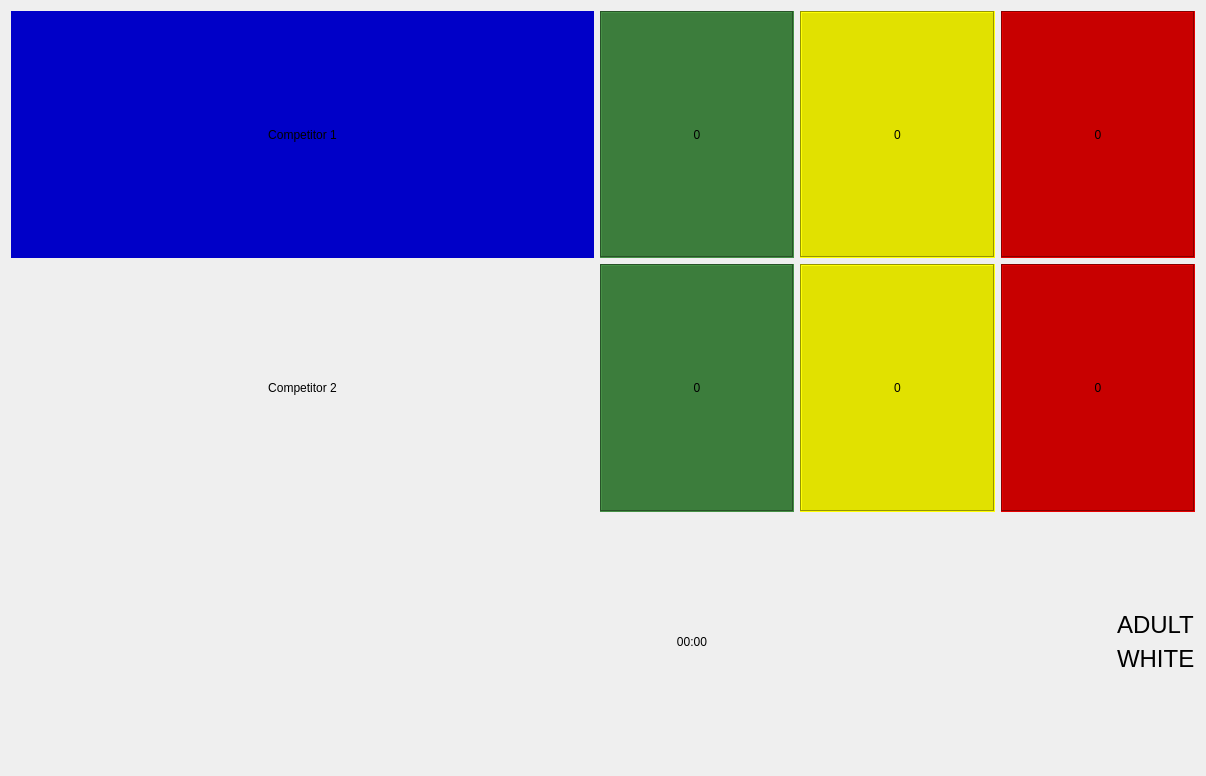
<?xml version="1.0" encoding="UTF-8"?>
<ui version="4.0">
 <class>Scoreboard</class>
 <widget class="QWidget" name="Scoreboard">
  <property name="geometry">
   <rect>
    <x>0</x>
    <y>0</y>
    <width>1206</width>
    <height>776</height>
   </rect>
  </property>
  <property name="minimumSize">
   <size>
    <width>1035</width>
    <height>773</height>
   </size>
  </property>
  <property name="windowTitle">
   <string>Openroll</string>
  </property>
  <property name="windowIcon">
   <iconset resource="resources.qrc">
    <normaloff>:/icons/icon</normaloff>:/icons/icon</iconset>
  </property>
  <layout class="QVBoxLayout" name="main_vlayout">
   <item>
    <layout class="QHBoxLayout" name="comp1_layout">
     <item>
      <widget class="QLabel" name="comp1_name">
       <property name="sizePolicy">
        <sizepolicy hsizetype="Expanding" vsizetype="Expanding">
         <horstretch>3</horstretch>
         <verstretch>1</verstretch>
        </sizepolicy>
       </property>
       <property name="styleSheet">
        <string notr="true">font: 36pt 'Arial';
background-color: rgb(0, 0, 200);
color: 'white';</string>
       </property>
       <property name="text">
        <string>Competitor 1</string>
       </property>
       <property name="alignment">
        <set>Qt::AlignCenter</set>
       </property>
      </widget>
     </item>
     <item>
      <widget class="QLabel" name="comp1_points">
       <property name="sizePolicy">
        <sizepolicy hsizetype="Expanding" vsizetype="Expanding">
         <horstretch>1</horstretch>
         <verstretch>1</verstretch>
        </sizepolicy>
       </property>
       <property name="autoFillBackground">
        <bool>false</bool>
       </property>
       <property name="styleSheet">
        <string notr="true">background-color: rgb(60, 125, 60);
color: 'white';
font: 192pt &quot;Arial&quot;;
</string>
       </property>
       <property name="frameShape">
        <enum>QFrame::Box</enum>
       </property>
       <property name="frameShadow">
        <enum>QFrame::Sunken</enum>
       </property>
       <property name="text">
        <string>0</string>
       </property>
       <property name="textFormat">
        <enum>Qt::AutoText</enum>
       </property>
       <property name="scaledContents">
        <bool>false</bool>
       </property>
       <property name="alignment">
        <set>Qt::AlignCenter</set>
       </property>
      </widget>
     </item>
     <item>
      <widget class="QLabel" name="comp1_advantages">
       <property name="sizePolicy">
        <sizepolicy hsizetype="Expanding" vsizetype="Expanding">
         <horstretch>1</horstretch>
         <verstretch>1</verstretch>
        </sizepolicy>
       </property>
       <property name="styleSheet">
        <string notr="true">font: 192pt 'Arial';
background-color: rgb(225, 225, 0);
color: 'white';</string>
       </property>
       <property name="frameShape">
        <enum>QFrame::Box</enum>
       </property>
       <property name="frameShadow">
        <enum>QFrame::Sunken</enum>
       </property>
       <property name="text">
        <string>0</string>
       </property>
       <property name="textFormat">
        <enum>Qt::AutoText</enum>
       </property>
       <property name="alignment">
        <set>Qt::AlignCenter</set>
       </property>
      </widget>
     </item>
     <item>
      <widget class="QLabel" name="comp1_penalties">
       <property name="sizePolicy">
        <sizepolicy hsizetype="Expanding" vsizetype="Expanding">
         <horstretch>1</horstretch>
         <verstretch>1</verstretch>
        </sizepolicy>
       </property>
       <property name="styleSheet">
        <string notr="true">font: 192pt 'Arial';
background-color: rgb(200,0,0);
color: 'white';</string>
       </property>
       <property name="frameShape">
        <enum>QFrame::Box</enum>
       </property>
       <property name="frameShadow">
        <enum>QFrame::Sunken</enum>
       </property>
       <property name="text">
        <string>0</string>
       </property>
       <property name="textFormat">
        <enum>Qt::AutoText</enum>
       </property>
       <property name="alignment">
        <set>Qt::AlignCenter</set>
       </property>
       <property name="margin">
        <number>0</number>
       </property>
      </widget>
     </item>
    </layout>
   </item>
   <item>
    <layout class="QHBoxLayout" name="comp2_layout">
     <item>
      <widget class="QLabel" name="comp2_name">
       <property name="sizePolicy">
        <sizepolicy hsizetype="Expanding" vsizetype="Expanding">
         <horstretch>3</horstretch>
         <verstretch>1</verstretch>
        </sizepolicy>
       </property>
       <property name="styleSheet">
        <string notr="true">font: 36pt 'Arial';
background-color: 'white';</string>
       </property>
       <property name="text">
        <string>Competitor 2</string>
       </property>
       <property name="alignment">
        <set>Qt::AlignCenter</set>
       </property>
      </widget>
     </item>
     <item>
      <widget class="QLabel" name="comp2_points">
       <property name="sizePolicy">
        <sizepolicy hsizetype="Expanding" vsizetype="Expanding">
         <horstretch>1</horstretch>
         <verstretch>1</verstretch>
        </sizepolicy>
       </property>
       <property name="styleSheet">
        <string notr="true">font: 192pt 'Arial';
background-color: rgb(60, 125, 60);
color: 'white';</string>
       </property>
       <property name="frameShape">
        <enum>QFrame::Box</enum>
       </property>
       <property name="frameShadow">
        <enum>QFrame::Sunken</enum>
       </property>
       <property name="text">
        <string>0</string>
       </property>
       <property name="alignment">
        <set>Qt::AlignCenter</set>
       </property>
      </widget>
     </item>
     <item>
      <widget class="QLabel" name="comp2_advantages">
       <property name="sizePolicy">
        <sizepolicy hsizetype="Expanding" vsizetype="Expanding">
         <horstretch>1</horstretch>
         <verstretch>1</verstretch>
        </sizepolicy>
       </property>
       <property name="styleSheet">
        <string notr="true">font: 192pt 'Arial';
background-color: rgb(225, 225, 0);
color: 'white';</string>
       </property>
       <property name="frameShape">
        <enum>QFrame::Box</enum>
       </property>
       <property name="frameShadow">
        <enum>QFrame::Sunken</enum>
       </property>
       <property name="text">
        <string>0</string>
       </property>
       <property name="alignment">
        <set>Qt::AlignCenter</set>
       </property>
      </widget>
     </item>
     <item>
      <widget class="QLabel" name="comp2_penalties">
       <property name="sizePolicy">
        <sizepolicy hsizetype="Expanding" vsizetype="Expanding">
         <horstretch>1</horstretch>
         <verstretch>1</verstretch>
        </sizepolicy>
       </property>
       <property name="styleSheet">
        <string notr="true">font: 192pt 'Arial';
background-color: rgb(200, 0, 0);
color: 'white';</string>
       </property>
       <property name="frameShape">
        <enum>QFrame::Box</enum>
       </property>
       <property name="frameShadow">
        <enum>QFrame::Sunken</enum>
       </property>
       <property name="text">
        <string>0</string>
       </property>
       <property name="alignment">
        <set>Qt::AlignCenter</set>
       </property>
      </widget>
     </item>
    </layout>
   </item>
   <item>
    <layout class="QHBoxLayout" name="timer_layout">
     <item>
      <widget class="QLabel" name="user_logo">
       <property name="sizePolicy">
        <sizepolicy hsizetype="Preferred" vsizetype="Preferred">
         <horstretch>1</horstretch>
         <verstretch>1</verstretch>
        </sizepolicy>
       </property>
       <property name="minimumSize">
        <size>
         <width>50</width>
         <height>50</height>
        </size>
       </property>
       <property name="maximumSize">
        <size>
         <width>256</width>
         <height>256</height>
        </size>
       </property>
       <property name="text">
        <string notr="true"/>
       </property>
       <property name="pixmap">
        <pixmap resource="resources.qrc">:/ui/logo</pixmap>
       </property>
       <property name="scaledContents">
        <bool>true</bool>
       </property>
       <property name="alignment">
        <set>Qt::AlignLeading|Qt::AlignLeft|Qt::AlignVCenter</set>
       </property>
      </widget>
     </item>
     <item>
      <spacer name="horizontalSpacer_2">
       <property name="orientation">
        <enum>Qt::Horizontal</enum>
       </property>
       <property name="sizeHint" stdset="0">
        <size>
         <width>40</width>
         <height>20</height>
        </size>
       </property>
      </spacer>
     </item>
     <item>
      <widget class="QLabel" name="timer_display">
       <property name="sizePolicy">
        <sizepolicy hsizetype="Expanding" vsizetype="Expanding">
         <horstretch>1</horstretch>
         <verstretch>1</verstretch>
        </sizepolicy>
       </property>
       <property name="styleSheet">
        <string notr="true">font: 192pt 'Consolas';</string>
       </property>
       <property name="text">
        <string>00:00</string>
       </property>
       <property name="alignment">
        <set>Qt::AlignCenter</set>
       </property>
      </widget>
     </item>
     <item>
      <spacer name="horizontalSpacer">
       <property name="orientation">
        <enum>Qt::Horizontal</enum>
       </property>
       <property name="sizeHint" stdset="0">
        <size>
         <width>40</width>
         <height>20</height>
        </size>
       </property>
      </spacer>
     </item>
     <item>
      <layout class="QVBoxLayout" name="verticalLayout">
       <item>
        <widget class="QLabel" name="divisionLabel">
         <property name="sizePolicy">
          <sizepolicy hsizetype="Preferred" vsizetype="Preferred">
           <horstretch>1</horstretch>
           <verstretch>1</verstretch>
          </sizepolicy>
         </property>
         <property name="styleSheet">
          <string notr="true">font: 24pt 'Arial';
</string>
         </property>
         <property name="text">
          <string>&lt;html&gt;&lt;head/&gt;&lt;body&gt;&lt;p&gt;&lt;span style=&quot; font-size:18pt;&quot;&gt;ADULT&lt;/span&gt;&lt;/p&gt;&lt;/body&gt;&lt;/html&gt;</string>
         </property>
         <property name="scaledContents">
          <bool>false</bool>
         </property>
         <property name="alignment">
          <set>Qt::AlignBottom|Qt::AlignLeading|Qt::AlignLeft</set>
         </property>
         <property name="indent">
          <number>-1</number>
         </property>
         <property name="textInteractionFlags">
          <set>Qt::LinksAccessibleByMouse</set>
         </property>
        </widget>
       </item>
       <item>
        <widget class="QLabel" name="beltLabel">
         <property name="sizePolicy">
          <sizepolicy hsizetype="Preferred" vsizetype="Preferred">
           <horstretch>1</horstretch>
           <verstretch>1</verstretch>
          </sizepolicy>
         </property>
         <property name="styleSheet">
          <string notr="true">font:  24pt 'Arial';
</string>
         </property>
         <property name="text">
          <string>&lt;html&gt;&lt;head/&gt;&lt;body&gt;&lt;p&gt;&lt;span style=&quot; font-size:18pt;&quot;&gt;WHITE&lt;/span&gt;&lt;/p&gt;&lt;/body&gt;&lt;/html&gt;</string>
         </property>
         <property name="alignment">
          <set>Qt::AlignLeading|Qt::AlignLeft|Qt::AlignTop</set>
         </property>
        </widget>
       </item>
      </layout>
     </item>
    </layout>
   </item>
  </layout>
 </widget>
 <resources>
  <include location="resources.qrc"/>
 </resources>
 <connections/>
</ui>
